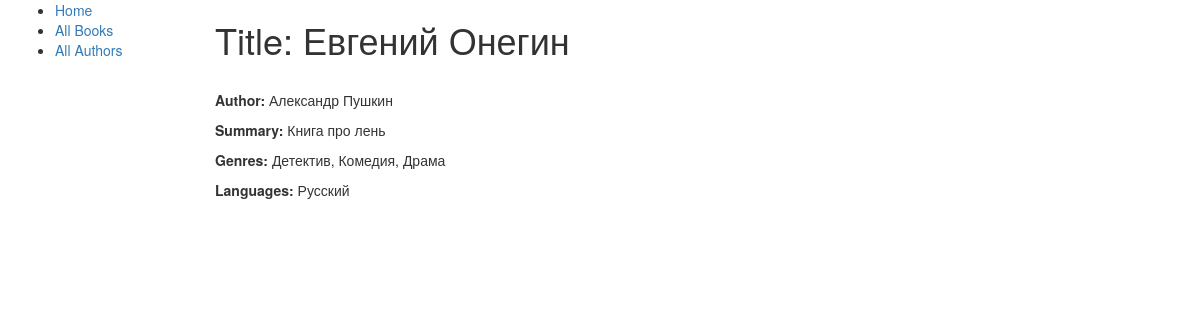
Page /catalog/book/5 on the committed database.
### catalog/models.py (models this page shows, shortened)
class Book(models.Model):
    title = models.CharField(max_length=250, help_text="Enter book title")
    author = models.ForeignKey(Author, models.SET_NULL,null=True)
    summary = models.CharField(max_length=1500, help_text="Enter book description")
    genre = models.ManyToManyField(Genre)
    language = models.ManyToManyField(Language)

class Author(models.Model):
    first_name = models.CharField(max_length=100, help_text="Enter author first name")
    last_name = models.CharField(max_length=100, help_text="Enter author lastname")
    date_of_birth = models.DateField(null=True, blank=True)
    date_of_death = models.DateField(null=True, blank=True)
    def __str__(self):
        return f'{self.first_name} {self.last_name}'

class Genre(models.Model):
    name = models.CharField(max_length=25)
    def __str__(self):
        return self.name

class Language(models.Model):
    name = models.CharField(max_length=25)
    def __str__(self):
        return self.name

### catalog/views.py (the view)
# urls.py: re_path(r'^book/(?P<pk>\d+)$', views.BookDetailView.as_view(), name='book-detail')
class BookDetailView(generic.DetailView):
    model = Book

### catalog/templates/catalog/book_detail.html (shortened to what this page needs)
{% extends 'base_generic.html' %}
{% block content %}
<h1 style="margin-bottom:30px">Title: {{book.title}}</h1>
<p><b>Author: </b>{{book.author}}</p>
<p><b>Summary: </b>{{book.summary}}</p>
<p><b>Genres: </b>{% for genre in book.genre.all%}{{genre}}{%if not forloop.last%}, {%endif%}{% endfor %}</p>
<p><b>Languages: </b>{% for lang in book.language.all%}{{lang}}{%if not forloop.last%}, {%endif%}{% endfor %}</p>
{% endblock %}

### rows in the picture
Book: title "Евгений Онегин", author "Александр Пушкин", summary "Книга про лень"
Genre: name "Детектив"
Genre: name "Комедия"
Genre: name "Драма"
Language: name "Русский"
